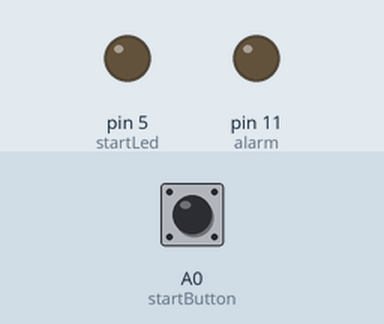
This sketch was run on a simulated Arduino Uno, built with avr-gcc and run on an emulated ATmega328P. Shown: output pins drawn as LEDs (lit = HIGH). The inputs (shaded band) are chosen by the test bench; at power-on: A0 (startButton) HIGH. What the sketch prints to the serial monitor is not drawn.

Above: at 1.4 s.
1.5 s: A0 (startButton) pulled LOW for 0.15 s
At 2.3 s:
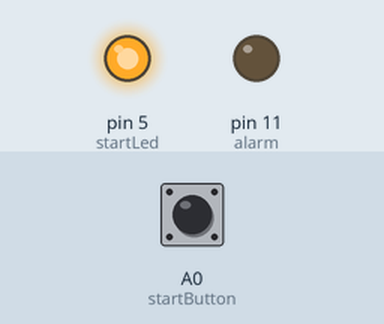
Timing chart, 0 to 4.5 s (numbered marks = the images above; inputs shaded):
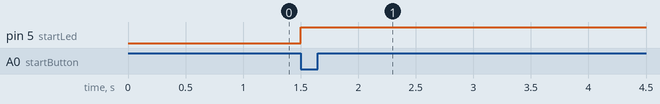

Measured:
- after the input at 1.5 s, pin 5 (startLed): LOW → HIGH at once

The sketch:

DHT_alarm.ino
```cpp
bool start = false;
int startButton = A0;
int resetButton = A1;
int startLed = 5;
int alarm = 11;
#include <Adafruit_Sensor.h>
#include <DHT.h>
#include <DHT_U.h>

#define DHTPIN 2
#define DHTTYPE    DHT11
DHT_Unified dht(DHTPIN, DHTTYPE);

uint32_t delayMS;

void setup() {
  Serial.begin(9600);
  dht.begin();
  sensor_t sensor;


  pinMode(alarm, OUTPUT);
  pinMode(startButton, INPUT_PULLUP);
  pinMode(resetButton, INPUT_PULLUP);
  pinMode(startLed, OUTPUT);

  dht.temperature().getSensor(&sensor);
  Serial.println(F("------------------------------------"));
  Serial.println(F("Temperature Sensor"));
  Serial.print  (F("Sensor Type: ")); Serial.println(sensor.name);
  Serial.print  (F("Max Value:   ")); Serial.print(sensor.max_value); Serial.println(F("°C"));
  Serial.print  (F("Min Value:   ")); Serial.print(sensor.min_value); Serial.println(F("°C"));
  Serial.print  (F("Resolution:  ")); Serial.print(sensor.resolution); Serial.println(F("°C"));
  Serial.println(F("------------------------------------"));
  // Print humidity sensor details.
  dht.humidity().getSensor(&sensor);
  Serial.println(F("Humidity Sensor"));
  Serial.print  (F("Sensor Type: ")); Serial.println(sensor.name);
  Serial.print  (F("Max Value:   ")); Serial.print(sensor.max_value); Serial.println(F("%"));
  Serial.print  (F("Min Value:   ")); Serial.print(sensor.min_value); Serial.println(F("%"));
  Serial.print  (F("Resolution:  ")); Serial.print(sensor.resolution); Serial.println(F("%"));
  Serial.println(F("------------------------------------"));
  // Set delay between sensor readings based on sensor details.
  delayMS = sensor.min_delay / 1000;
}

void loop() {
  if(!digitalRead(startButton)){
    start = true;
  }

  while(start){
    digitalWrite(startLed, HIGH);
    delay(delayMS);
    sensors_event_t event;

      if (isnan(event.temperature)) {
      Serial.println(F("Error reading temperature!"));
    }

    if (isnan(event.relative_humidity)) {
      Serial.println(F("Error reading humidity!"));
    }

    dht.temperature().getEvent(&event);
    int temperature = event.temperature;//°C

    dht.humidity().getEvent(&event);
    int humidity = event.relative_humidity;//%

    if (temperature >= 30 || humidity >= 70){
      digitalWrite(alarm, HIGH);
    }
    if (!digitalRead(resetButton)){
      digitalWrite(alarm, LOW);
      start = false;
    }
  }
  digitalWrite(startLed, LOW);


}
```
